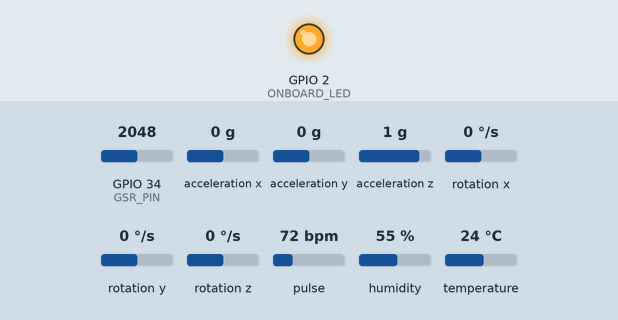
A sketch run on a simulated ESP32. Shown: output pins drawn as LEDs (lit = HIGH). Dashed ring = blinking. The test bench sets the inputs (shaded band); at power-on: acceleration x 0 g, temperature 24 °C, GPIO 34 (GSR_PIN) = 2048, acceleration y 0 g, acceleration z 1 g, rotation x 0 °/s, rotation y 0 °/s, rotation z 0 °/s, pulse 72 bpm, humidity 55 %. What the sketch prints to the serial monitor is not drawn.

Above: at 1.2 s.
At 9.7 s:
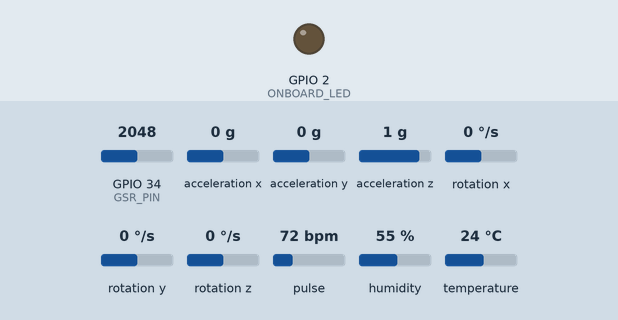
9.8 s: acceleration x set to -1.4 g
At 10.67 s:
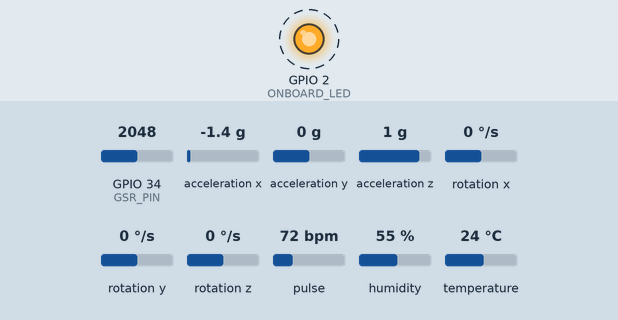
13.3 s: temperature set to 30.1 °C
16.8 s: temperature set to 31.1 °C
20.0 s: GPIO 34 (GSR_PIN) set to 1159
23.5 s: GPIO 34 (GSR_PIN) set to 1030
27.0 s: acceleration y set to -1.4 g
Timing chart, 0 to 33.1 s (numbered marks = the images above; inputs shaded):
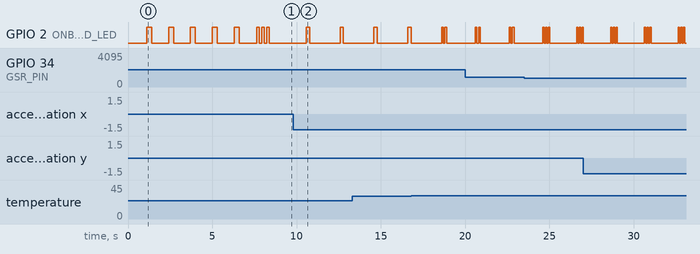

The sketch:

stress_monitor.ino.ino
```cpp
// ============================================================
//  AI-IoT Stress Detection System — ESP32 DevKit V1
//  Sensors : MAX30102 | DHT22 | GSR | MPU-6050
//  Output  : Serial Monitor (CSV format)
//  Interval: 2 seconds per reading
//  Session : 15 minutes = 450 readings per subject
// ============================================================

#include <MAX30105.h>
#include <heartRate.h>
#include <DHT.h>
#include <MPU6050.h>
#include <Wire.h>
#include <math.h>

// ── CHANGE THIS FOR EVERY SUBJECT ───────────────────────────
#define CURRENT_SUBJECT     2        // Change to 1–25 before uploading
#define SUBJECT_TYPE        "Normal" // "Normal" or "Exercise" (subjects 3,7,12,18,22)

// ── SESSION SETTINGS ─────────────────────────────────────────
#define SESSION_DURATION_MIN  15     // Total session time in minutes
#define READING_INTERVAL_MS   2000   // 2 seconds between readings
#define MAX_READINGS          450    // 15 min × 30 readings/min = 450

// ── Pin Definitions ──────────────────────────────────────────
#define DHT_PIN       4       // GPIO4  — DHT22 data
#define GSR_PIN       34      // GPIO34 — GSR analog (ADC1)
#define SDA_PIN       21      // GPIO21 — I2C SDA (MAX30102 + MPU6050)
#define SCL_PIN       22      // GPIO22 — I2C SCL (MAX30102 + MPU6050)
#define ONBOARD_LED   2       // GPIO2  — onboard LED (status indicator)

// ── Stress Thresholds ────────────────────────────────────────
#define HR_NORMAL_MAX     80    // BPM
#define HR_STRESS_MAX     100   // BPM
#define GSR_NORMAL_MIN    1400  // ADC value (higher = less stress)
#define GSR_STRESS_MIN    1100  // ADC value
#define TEMP_STRESS_MIN   29.8  // °C
#define TEMP_HIGH_MIN     30.4  // °C

// ── Sensor Objects ───────────────────────────────────────────
MAX30105  particleSensor;
DHT       dht(DHT_PIN, DHT22);
MPU6050   mpu;

// ── Global Variables ─────────────────────────────────────────
int   readingCount    = 0;
long  lastReadingTime = 0;
long  sessionStart    = 0;
bool  sessionActive   = false;

// Heart rate calculation
const byte  RATE_SIZE = 6;
byte  rates[RATE_SIZE];
byte  rateSpot        = 0;
long  lastBeat        = 0;
float beatsPerMinute  = 0;
int   beatAvg         = 0;

// ── Setup ────────────────────────────────────────────────────
void setup() {
  Serial.begin(115200);
  delay(1000);

  pinMode(ONBOARD_LED, OUTPUT);
  digitalWrite(ONBOARD_LED, LOW);

  printHeader();

  // I2C
  Wire.begin(SDA_PIN, SCL_PIN);

  // MAX30102
  initMAX30102();

  // DHT22
  dht.begin();
  Serial.println("  [✓] DHT22 initialized on GPIO4");

  // MPU6050
  initMPU6050();

  // Session Info
  Serial.println();
  Serial.println("════════════════════════════════════════════════════════");
  Serial.print  ("  Subject ID   : "); Serial.println(CURRENT_SUBJECT);
  Serial.print  ("  Subject Type : "); Serial.println(SUBJECT_TYPE);
  Serial.print  ("  Session Time : "); Serial.print(SESSION_DURATION_MIN);
  Serial.println(" minutes");
  Serial.print  ("  Interval     : "); Serial.print(READING_INTERVAL_MS / 1000);
  Serial.println(" seconds");
  Serial.print  ("  Total Reads  : "); Serial.println(MAX_READINGS);
  Serial.println("════════════════════════════════════════════════════════");
  Serial.println();
  Serial.println("  ▶ Place finger firmly on MAX30102 sensor");
  Serial.println("  ▶ Attach GSR electrodes to index + middle finger");
  Serial.println("  ▶ Session starts automatically in 5 seconds...");
  Serial.println();

  // Countdown
  for (int i = 5; i > 0; i--) {
    Serial.print("  Starting in "); Serial.print(i); Serial.println("...");
    blinkLED(1, 300);
    delay(700);
  }

  // CSV Header
  Serial.println();
  Serial.println("── CSV DATA (copy lines starting with CSV>>) ──────────");
  Serial.println("CSV>>Subject_ID,Reading_No,HeartRate_BPM,Temp_C,Humid_Pct,Conductance_uS,Stress_Label,Pitch_Deg,Roll_Deg");
  Serial.println();

  // Table Header
  Serial.println("Reading | HR(BPM) | Temp(°C) | Humid(%) | GSR(ADC) | Cond(µS) | Pitch | Roll | Label        | Time ");
  Serial.println("--------|---------|----------|----------|----------|----------|-------|------|--------------|------");

  sessionStart    = millis();
  lastReadingTime = millis() - READING_INTERVAL_MS; // trigger first reading immediately
  sessionActive   = true;

  blinkLED(3, 150); // 3 quick blinks = session started
}

// ── Loop ─────────────────────────────────────────────────────
void loop() {
  if (!sessionActive) return;

  // ── Continuously check MAX30102 for heartbeat ───────────
  long irValue = particleSensor.getIR();
  if (checkForBeat(irValue)) {
    long delta = millis() - lastBeat;
    lastBeat   = millis();
    beatsPerMinute = 60.0 / (delta / 1000.0);

    if (beatsPerMinute > 20 && beatsPerMinute < 200) {
      rates[rateSpot++] = (byte)beatsPerMinute;
      rateSpot %= RATE_SIZE;
      beatAvg = 0;
      for (byte x = 0; x < RATE_SIZE; x++) beatAvg += rates[x];
      beatAvg /= RATE_SIZE;
    }
  }

  // ── Time to take a reading? ─────────────────────────────
  long now     = millis();
  long elapsed = now - lastReadingTime;

  if (elapsed >= READING_INTERVAL_MS) {
    lastReadingTime = now;
    readingCount++;

    // Session complete?
    if (readingCount > MAX_READINGS) {
      sessionComplete();
      return;
    }

    // ── Read Sensors ────────────────────────────────────

    // Heart Rate
    long irValue2      = particleSensor.getIR();
    bool fingerDetected = (irValue2 > 50000);
    int  heartRate     = 0;
    if (fingerDetected && beatAvg > 20) {
      heartRate = beatAvg;
    }

    // DHT22 — Temperature & Humidity
    float temp  = dht.readTemperature();
    float humid = dht.readHumidity();
    if (isnan(temp))  temp  = 0.0;
    if (isnan(humid)) humid = 0.0;

    // GSR — Galvanic Skin Response
    int   gsrRaw      = analogRead(GSR_PIN);
    float gsrVolt     = (gsrRaw / 4095.0) * 3.3;
    float conductance = 0.0;
    if (gsrVolt > 0.01) conductance = (1.0 / gsrVolt) * 0.5;
    conductance = round(conductance * 100.0) / 100.0;

    // MPU6050 — Pitch & Roll
    int16_t ax16, ay16, az16, gx16, gy16, gz16;
    mpu.getMotion6(&ax16, &ay16, &az16, &gx16, &gy16, &gz16);
    float axG   = ax16 / 16384.0;
    float ayG   = ay16 / 16384.0;
    float azG   = az16 / 16384.0;
    int   pitch = (int)(atan2(ayG, azG) * 180.0 / PI);
    int   roll  = (int)(atan2(-axG, sqrt(ayG*ayG + azG*azG)) * 180.0 / PI);

    // ── Stress Label ────────────────────────────────────
    String label = determineLabel(heartRate, gsrRaw, temp, humid, fingerDetected);

    // ── Elapsed Time ────────────────────────────────────
    long secElapsed = (millis() - sessionStart) / 1000;
    int  minE = secElapsed / 60;
    int  secE = secElapsed % 60;
    char timeStr[8];
    sprintf(timeStr, "%02d:%02d", minE, secE);

    // ── Serial Table Output ──────────────────────────────
    char line[150];
    sprintf(line,
      "  %4d  | %7d | %8.1f | %8.1f | %8d | %8.2f | %5d | %4d | %-12s | %s",
      readingCount, heartRate, temp, humid,
      gsrRaw, conductance, pitch, roll,
      label.c_str(), timeStr);
    Serial.println(line);

    // ── CSV Output ───────────────────────────────────────
    Serial.print("CSV>>");
    Serial.print(CURRENT_SUBJECT);  Serial.print(",");
    Serial.print(readingCount);     Serial.print(",");
    Serial.print(heartRate);        Serial.print(",");
    Serial.print(temp, 1);          Serial.print(",");
    Serial.print(humid, 0);         Serial.print(",");
    Serial.print(conductance, 2);   Serial.print(",");
    Serial.print(label);            Serial.print(",");
    Serial.print(pitch);            Serial.print(",");
    Serial.println(roll);

    // ── LED Feedback ─────────────────────────────────────
    if      (label == "High_Stress") { blinkLED(3, 80);  }
    else if (label == "Stress")      { blinkLED(2, 100); }
    else if (label == "Normal")      { blinkLED(1, 200); }
    else                             { digitalWrite(ONBOARD_LED, LOW); }

    // ── Progress Update every 50 readings ───────────────
    if (readingCount % 50 == 0) {
      int pct       = (readingCount * 100) / MAX_READINGS;
      int remaining = ((MAX_READINGS - readingCount) * READING_INTERVAL_MS) / 1000;
      Serial.println();
      Serial.print("  ── Progress: ");
      Serial.print(readingCount); Serial.print("/"); Serial.print(MAX_READINGS);
      Serial.print(" ("); Serial.print(pct); Serial.print("%)  —  ");
      Serial.print(remaining / 60); Serial.print("m ");
      Serial.print(remaining % 60); Serial.println("s remaining ──");
      Serial.println();
    }
  }
}

// ── Determine Stress Label ───────────────────────────────────
String determineLabel(int hr, int gsrRaw, float temp, float humid, bool finger) {
  if (!finger || hr == 0) return "No_Contact";

  bool hrHigh  = (hr > HR_STRESS_MAX);
  bool hrMid   = (hr > HR_NORMAL_MAX && hr <= HR_STRESS_MAX);
  bool gsrHigh = (gsrRaw < GSR_STRESS_MIN);
  bool gsrMid  = (gsrRaw >= GSR_STRESS_MIN && gsrRaw < GSR_NORMAL_MIN);
  bool tHigh   = (temp > TEMP_HIGH_MIN);
  bool tMid    = (temp > TEMP_STRESS_MIN && temp <= TEMP_HIGH_MIN);

  int highScore   = (hrHigh  ? 2 : 0) + (gsrHigh ? 2 : 0) + (tHigh ? 1 : 0);
  int stressScore = (hrMid   ? 2 : 0) + (gsrMid  ? 2 : 0) + (tMid  ? 1 : 0);

  if (highScore   >= 3) return "High_Stress";
  if (stressScore >= 3) return "Stress";
  if (highScore   >= 1) return "Stress";
  return "Normal";
}

// ── Session Complete ─────────────────────────────────────────
void sessionComplete() {
  sessionActive = false;
  long totalSec = (millis() - sessionStart) / 1000;

  Serial.println();
  Serial.println("════════════════════════════════════════════════════════");
  Serial.println("  ✅  SESSION COMPLETE!");
  Serial.println("════════════════════════════════════════════════════════");
  Serial.print  ("  Subject      : "); Serial.println(CURRENT_SUBJECT);
  Serial.print  ("  Total Reads  : "); Serial.println(readingCount - 1);
  Serial.print  ("  Total Time   : ");
  Serial.print(totalSec / 60); Serial.print("m ");
  Serial.print(totalSec % 60); Serial.println("s");
  Serial.println();
  Serial.println("  ▶ NEXT STEPS:");
  Serial.println("  1. Copy all CSV>> lines from Serial Monitor");
  Serial.println("  2. Paste into stress_dataset.csv");
  Serial.print  ("  3. Change CURRENT_SUBJECT to ");
  Serial.println(CURRENT_SUBJECT + 1);
  Serial.println("  4. Upload sketch and repeat for next subject");
  Serial.println("════════════════════════════════════════════════════════");

  // Rapid blink to signal done
  for (int i = 0; i < 10; i++) {
    digitalWrite(ONBOARD_LED, HIGH); delay(100);
    digitalWrite(ONBOARD_LED, LOW);  delay(100);
  }
}

// ── Init MAX30102 ────────────────────────────────────────────
void initMAX30102() {
  if (!particleSensor.begin(Wire, I2C_SPEED_FAST)) {
    Serial.println("  [✗] MAX30102 not found! Check wiring (SDA=21, SCL=22).");
    while (1) { blinkLED(5, 100); delay(1000); }
  }
  particleSensor.setup();
  particleSensor.setPulseAmplitudeRed(0x0A);
  particleSensor.setPulseAmplitudeGreen(0);
  Serial.println("  [✓] MAX30102 initialized (I2C 0x57)");
}

// ── Init MPU6050 ─────────────────────────────────────────────
void initMPU6050() {
  mpu.initialize();
  if (!mpu.testConnection()) {
    Serial.println("  [!] MPU6050 not found — Pitch/Roll will be 0");
  } else {
    Serial.println("  [✓] MPU6050 initialized (I2C 0x68)");
  }
}

// ── Print Header ─────────────────────────────────────────────
void printHeader() {
  Serial.println();
  Serial.println("════════════════════════════════════════════════════════");
  Serial.println("   AI-IoT Real-Time Stress Detection System");
  Serial.println("   ESP32 | MAX30102 | DHT22 | GSR | MPU-6050");
  Serial.println("   Amity University — CSE Department");
  Serial.println("════════════════════════════════════════════════════════");
  Serial.println("  Initializing sensors...");
}

// ── LED Helper ───────────────────────────────────────────────
void blinkLED(int times, int ms) {
  for (int i = 0; i < times; i++) {
    digitalWrite(ONBOARD_LED, HIGH); delay(ms);
    digitalWrite(ONBOARD_LED, LOW);  delay(ms);
  }
}
```

Measured:
- by itself, GPIO 2 (ONBOARD_LED): repeats every 2.0 s: 2 × (HIGH 0.08 s, LOW 0.08 s), HIGH 0.08 s, LOW 1.6 s
